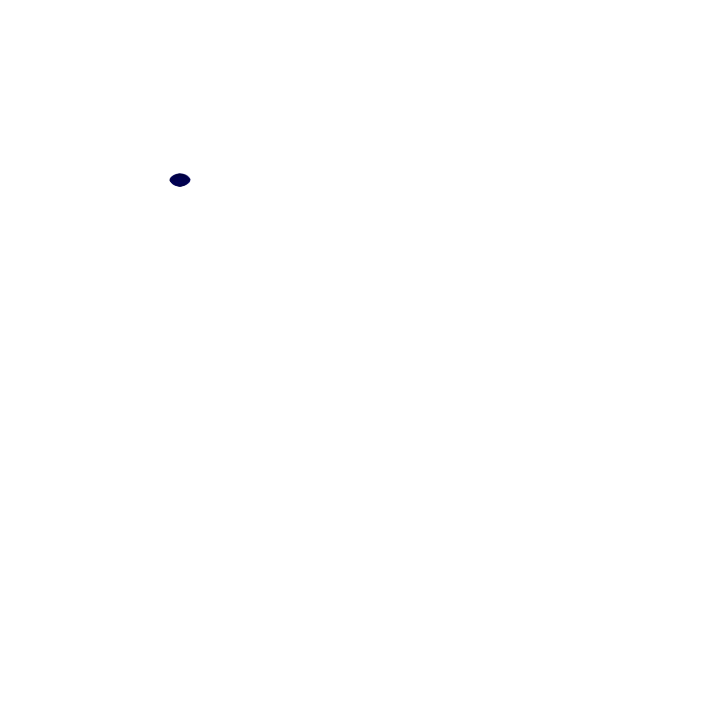
Frame 1 (no input)
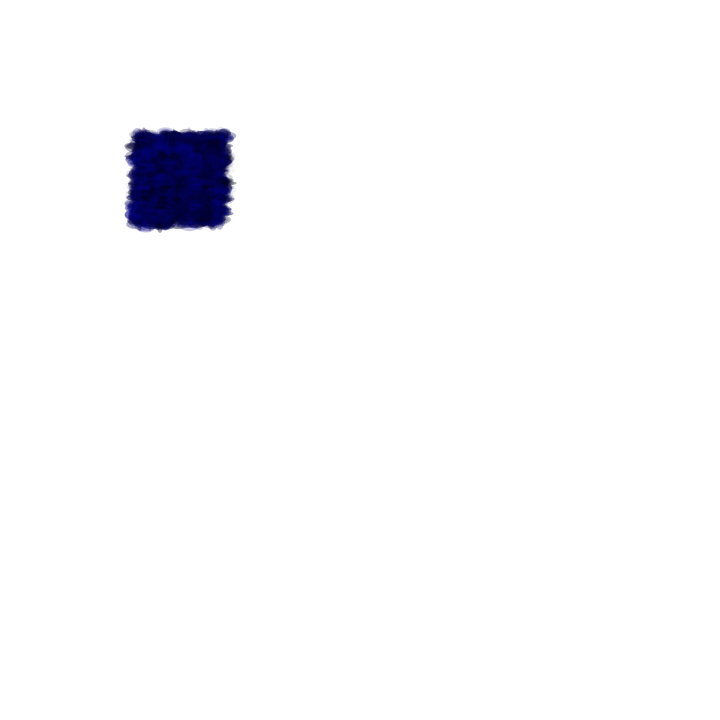
Frame 60 (the mouse pressed at the canvas centre just before this capture)
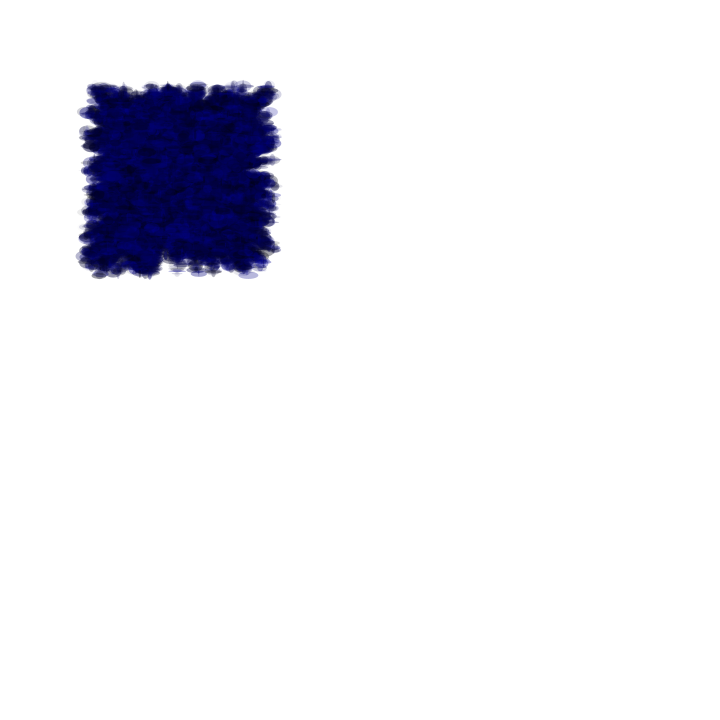
Frame 120 (the mouse held since frame 60 and released just before this capture)

The Processing sketch that drew these frames (run headless with seeded random() and noise(); from frame 60 on, the mouse is pressed at the canvas centre):

// Processing sketch: processing_159952
// ── processing_159952.pde



class Agente
{
  PVector pos;
  PVector vel;

  Agente (PVector start) {
    pos = start.get();
    vel = new PVector( random(-0.8,0.8), random(-0.8,0.8) );
  }

  void update() {
    if (random(500)<1) {
      vel = new PVector( random(-0.8,0.8), random(-0.8,0.8) );
    }
    pos.add(vel);
    if (pos.dist( centro ) > 400) {
      vel.mult(-25);
    }
  }

  void display() {
    fill(0,0, random(150), random(100));
    noStroke();
    ellipse(pos.x, pos.y, random(20), random(12));
  }
}



Agente[] agenti = new Agente[1000];
PVector centro;

void setup()
{
  size(720, 720);
  background(255);
  centro = new PVector(width/4, height/4);
  
  for (int i=0;  i<agenti.length;  i++) {
    agenti[i] = new Agente( centro );
  }
}

void draw()
{
  for (Agente a : agenti) {
    a.update();
    a.display();
  }
}
